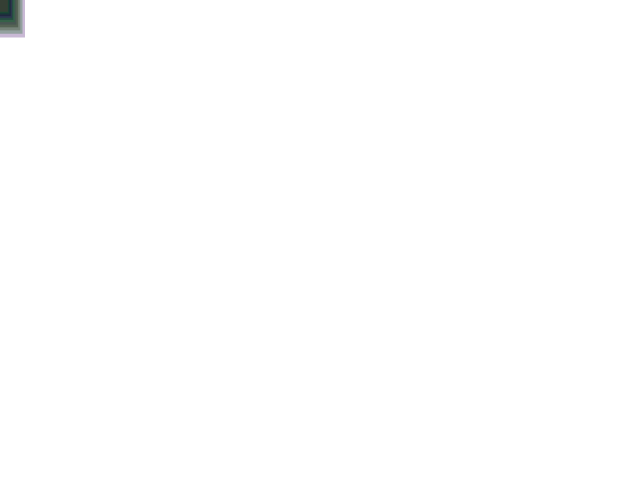
Frame 1 (no input)
Frame 60 (the mouse pressed at the canvas centre just before this capture): identical to frame 1, image omitted
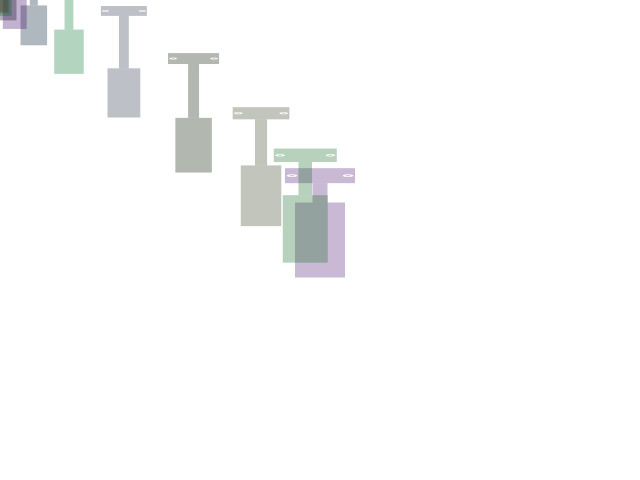
Frame 120 (the mouse held since frame 60 and released just before this capture)

The Processing sketch that drew these frames (run headless with seeded random() and noise(); from frame 60 on, the mouse is pressed at the canvas centre):

// Processing sketch: robot
// ── robot.pde
ArrayList<Robot> robots;
int numberOfRobots = 12;

void setup() {
  size(640, 480);
  robots = new ArrayList<Robot>();
  int MAX_COLOR_INTENSITY = 127;
  float scale = 0.5;
  for (int i = 0; i < numberOfRobots; ++i) {
    color robotColor = color(random(MAX_COLOR_INTENSITY),random(MAX_COLOR_INTENSITY),random(MAX_COLOR_INTENSITY), 80);
    robots.add(new Robot(robotColor, scale));
    scale *= 0.9;
  }
}

void draw() {
  background(255);

  robots.get(0).moveTo(mouseX, mouseY);
  robots.get(0).draw();

  for (int i = 1; i < numberOfRobots; ++i) {
    Robot previousRobot = robots.get(i-1);
    Robot currentRobot = robots.get(i);
    currentRobot.easeTowards(previousRobot.x, previousRobot.y, 0.05);
    currentRobot.draw();
  }
}

// ── RobotClass.pde
class Robot {
  float x = 0;//location of robot
  float y = 0;//location of robot
  float scale = 1; //size of robot
  int robotColor;
  
  Robot(int robotColor_, float scale_) {
    robotColor = robotColor_;
    scale = scale_;
  }

  void moveTo(float x_, float y_) {
    x = x_;
    y = y_;
  }

  void draw() {

    //draw a grid to help me draw my robot
    pushMatrix();
    noStroke();
    fill(robotColor);
    translate(x, y);

    //draw body of robot
    float bodyWidth = 100 * scale;
    float bodyHeight = 150 * scale;
    float yTopOfBody = -bodyHeight/2;
    rect(-bodyWidth/2, yTopOfBody, bodyWidth, bodyHeight);

    //draw neck of robot
    float neckWidth = 30 * scale;
    float neckHeight = 80*(1+cos(millis() * 0.001 / scale)) * scale;
    float yTopOfNeck = yTopOfBody - neckHeight;
    rect(-neckWidth/2, yTopOfNeck, neckWidth, neckHeight);

    //draw head of robot
    float headWidth = 140 * scale;
    float headHeight = 30 * scale;
    float yTopOfHead = yTopOfNeck - headHeight;
    rect(-headWidth/2, yTopOfHead, headWidth, headHeight);

    //draw eyes of robot
    float eyeDistanceFromCenter = headWidth *0.4;
    float eyeDiameter = headHeight * 0.7;
    float pupilDiameter = eyeDiameter * 0.5;
    float eyeYCenter = yTopOfHead + headHeight/2;
    fill(255);
    float eyeHeightScalar = 0.5 * (1 + cos(millis() * 0.001));
    ellipse(-eyeDistanceFromCenter, eyeYCenter, eyeDiameter, eyeDiameter * eyeHeightScalar);
    ellipse(eyeDistanceFromCenter, eyeYCenter, eyeDiameter, eyeDiameter * eyeHeightScalar);
    fill(0, 50);
    ellipse(-eyeDistanceFromCenter, eyeYCenter, pupilDiameter, pupilDiameter * eyeHeightScalar);
    ellipse(eyeDistanceFromCenter, eyeYCenter, pupilDiameter, pupilDiameter * eyeHeightScalar);
    popMatrix();
  }

  void easeTowards(float targetX, float targetY, float easing) {
    float dx = targetX - x;
    if (abs(dx) > 1) {
      x += dx * easing;
    }

    float dy = targetY - y;
    if (abs(dy) > 1) {
      y += dy * easing;
    }
  }
}
